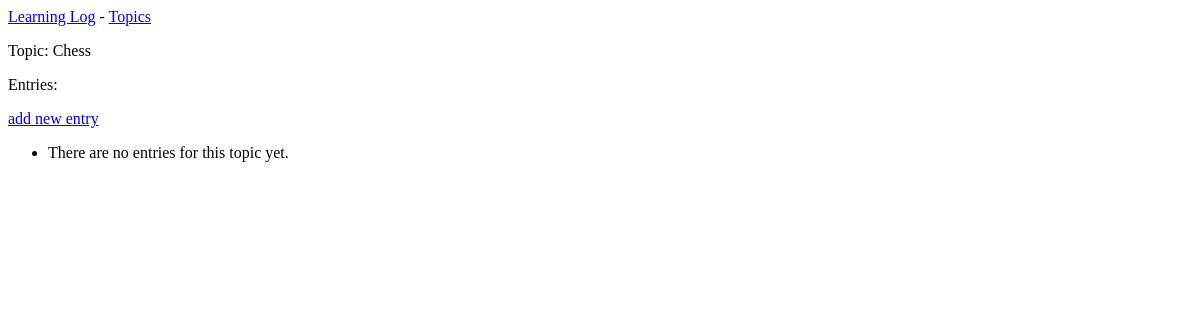
The app's page /topics/1/, older data.
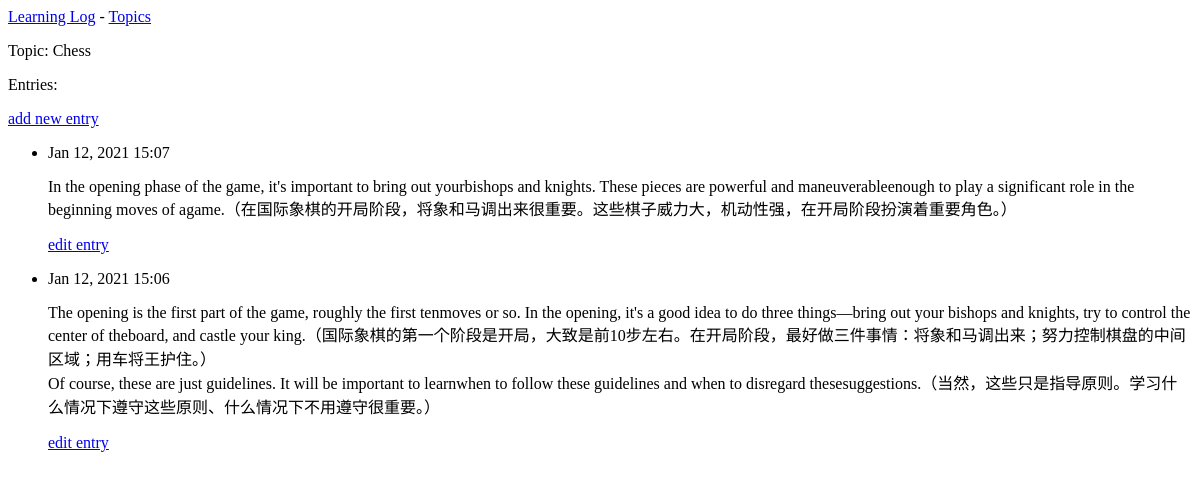
The same page, newer data.
### learning_logs/models.py (models this page shows, shortened)
class Topic(models.Model):
    text = models.CharField(max_length=200)
    date_added = models.DateTimeField(auto_now_add=True)
    def __str__(self):
        return self.text

class Entry(models.Model):
    topic = models.ForeignKey(Topic, on_delete=models.CASCADE)
    text = models.TextField()
    date_added = models.DateTimeField(auto_now_add=True)
    class Meta:
        verbose_name_plural = 'entries'

### learning_logs/views.py (the view)
# urls.py: url(r'^topics/(?P<topic_id>\d+)/$', views.topic, name='topic'),
def topic(request, topic_id):
    topic = Topic.objects.get(id=topic_id)
    entries = topic.entry_set.order_by('-date_added')
    context = {'topic': topic, 'entries': entries}
    return render(request, 'learning_logs/topic.html', context)

### learning_logs/templates/learning_logs/topic.html
{% extends 'learning_logs/base.html' %}
{% block content %}
<p>Topic: {{ topic }}</p>
<p>Entries:</p>
<p>
    <a href="{% url 'learning_logs:new_entry' topic.id %}">add new entry</a>
</p>
<ul>
    {% for entry in entries %}
    <li>
        <p>{{ entry.date_added|date:'M d, Y H:i' }}</p>
        <p>{{ entry.text|linebreaks }}</p>
        <p>
            <a href="{% url 'learning_logs:edit_entry' entry.id %}">edit entry</a>
        </p>
    </li>
    {% empty %}
    <li>
        There are no entries for this topic yet.
    </li>
    {% endfor %}
</ul>
{% endblock content %}

### learning_logs/templates/learning_logs/base.html
<p>
    <a href="{% url 'learning_logs:index' %}">Learning Log</a> -
    <a href="{% url 'learning_logs:topics' %}">Topics</a>
</p>
{% block content %}{% endblock content %}

Row changes from the older to the newer data that the page shows:
added Entry: date_added "Jan 12, 2021 15:07", text "In the opening phase of the game, it's important to bring out yourbishops and knights. These pieces are powerful and maneuverableenough to play a significant role in the beginning moves of agame.（在国际象棋的开局阶段，将象和马调出来很重要。这些棋子威力大，机动性强，在开局阶段扮演着重要角色。）"
added Entry: date_added "Jan 12, 2021 15:06", text "The opening is the first part of the game, roughly the first tenmoves or so. In the opening, it's a good idea to do three things—bring out your bishops and knights, try to control the center of theboard, and castle your king.（国际象棋的第一个阶段是开局，大致是前10步左右。在开局阶段，最好做三件事情：将象和马调出来；努力控制棋盘的中间区域；用车将王护住。） Of course, these are just guidelines. It will be important to learnwhen to follow these guidelines and when to disregard thesesuggestions.（当然，这些只是指导原则。学习什么情况下遵守这些原则、什么情况下不用遵守很重要。）"
Text that changed along with them:
text no longer shown: "There are no entries for this topic yet."
